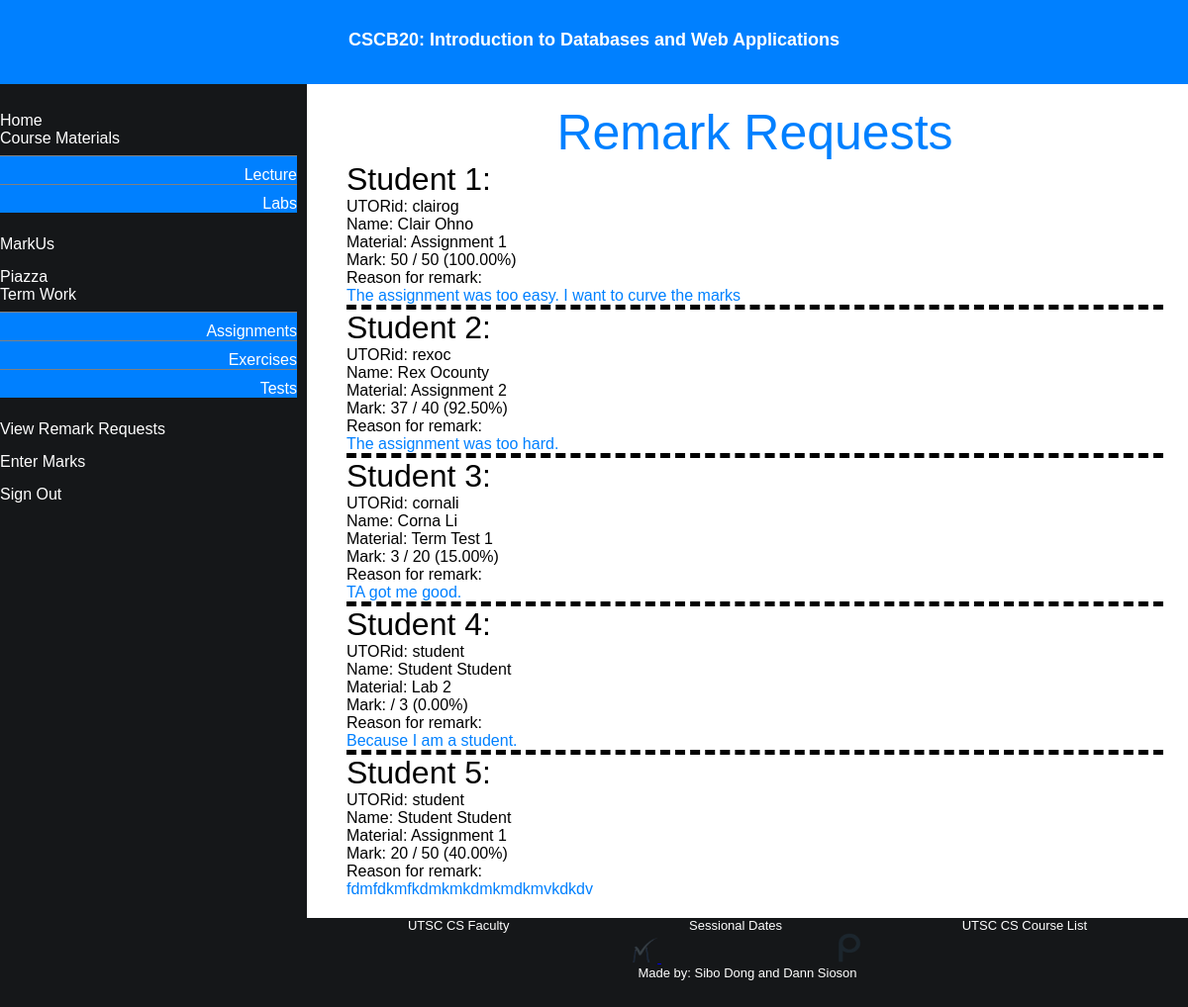
Page /remark_requests.php (signed in) on the committed database.
### tables this page shows
CREATE TABLE `remark_req` (
  `req_num_id` int(11) NOT NULL AUTO_INCREMENT,
  `utorid` varchar(255) DEFAULT NULL,
  `mat_type` varchar(255) DEFAULT NULL,
  `why` blob NOT NULL,
  PRIMARY KEY (`req_num_id`)
);

CREATE TABLE `accounts` (
  `utorid` varchar(255) NOT NULL,
  `first_name` varchar(255) NOT NULL,
  `last_name` varchar(255) NOT NULL,
  `account_type` varchar(255) NOT NULL,
  `password` varchar(255) NOT NULL,
  PRIMARY KEY (`utorid`),
  UNIQUE KEY `utorid` (`utorid`)
);

CREATE TABLE `student_marks` (
  `utorid` varchar(255) NOT NULL,
  `mat_type` varchar(255) NOT NULL,
  `mark` double DEFAULT NULL,
  PRIMARY KEY (`utorid`,`mat_type`)
);

CREATE TABLE `course_materials` (
  `mat_type` varchar(255) NOT NULL,
  `out_of` double DEFAULT NULL,
  `weight` double DEFAULT NULL,
  PRIMARY KEY (`mat_type`)
);

### htdocs/remark_requests.php (the view, shortened to what this page needs)
<!DOCTYPE html>
<html>
<head>
  <link rel="stylesheet" href="css/a2css.css">
  <link rel="stylesheet" href="css/instructor.css">
</head>
<body>
  <div class="header_block">
    <h1 class="header">
      <a href="home.php">
        CSCB20: Introduction to Databases and Web Applications
      </a>
    </h1>
  </div>
  <div class="main">
    <div class="navigation">
      <div class="p_nav_button" id="top">
        <a href="home.php">Home</a>
      </div>
      <div class="p_nav_button nav_collapse">Course Materials</div>
      <div class="s_nav_button">
        <ul>
          <li><a href="lecture.php">Lecture</a></li>
          <li><a href="lab.php">Labs</a></li>
        </ul>
      </div>
      <div class="p_nav_button nav_collapse"><a href="https://markus.utsc.utoronto.ca/cscb20w18">MarkUs</a></div>
      <div class="p_nav_button nav_collapse"><a href="https://piazza.com/">Piazza</a></div>
       <div class="p_nav_button nav collapse">Term Work</div>
      <div class="s_nav_button">
        <ul>
          <li><a href="assignments.php">Assignments</a></li>
          <li><a href="exercises.php">Exercises</a></li>
          <li><a href="tests.php">Tests</a></li>
        </ul>
      </div>
      <?php
        include 'navigation_package.php';
      ?>
    </div>
    <div class="content">
      <div id="pg_title">Remark Requests</div>
      <?php
        include 'config.php';
        $sql = "SELECT *";
        $sql = $sql . " FROM remark_req;";
        $result = $conn->query($sql);
        $index = 1;
        while ($row = $result->fetch_assoc()){
          if ($index != 1){
            echo "<div class=\"remark_sep\"></div>";
          }
          $utorid = $row['utorid'];
          $mat = $row['mat_type'];
          $why = $row['why'];
          $sql = "SELECT *";
          $sql = $sql . " FROM accounts";
          $sql = $sql . " WHERE utorid='" . $utorid . "'";
          $for_names = $conn->query($sql);
          $single = $for_names->fetch_assoc();
          $first_name = $single['first_name'];
          $last_name = $single['last_name'];
          $sql = "SELECT *";
          $sql = $sql . " FROM student_marks";
          $sql = $sql . " WHERE utorid='" . $utorid . "'";
          $sql = $sql . " AND mat_type='" . $mat . "'";
          $for_mark = $conn->query($sql);
          $single = $for_mark->fetch_assoc();
          $mark = $single['mark'];
          $sql = "SELECT *";
          $sql = $sql . " FROM course_materials";
          $sql = $sql . " WHERE mat_type='" . $mat . "'";
          $for_out_of = $conn->query($sql);
          $single = $for_out_of->fetch_assoc();
          $out_of = $single['out_of'];
          $percentage = number_format($mark / $out_of * 100, 2);
          echo "<div class=\"from_student\"> Student " . $index . ":</div>";
          echo " UTORid: " . $utorid . "</br>";
          echo " Name: " . $first_name . " " . $last_name . "</br>";
          echo " Material: " . $mat . "</br>";
          echo " Mark: " . $mark . " / " . $out_of . " (" . $percentage . "%) " . "</br>";
          echo " Reason for remark:</br>";
          echo "<p class=\"why\">" . $why . "</p>";
          $index++;
        }
      ?>
    </div>
  </div>
  <div class="footer">
    <div class="reg_hyper">
      <ul>
        <li>
          <a href="https://www.utsc.utoronto.ca/cms/faculty-of-computer-science">
            UTSC CS Faculty
          </a>
        </li>
        <li>
          <a href="http://hive.utsc.utoronto.ca/public/registrar/Calendar%20Sessional%20Dates%20for%20RO1%20website.pdf">
            Sessional Dates
          </a>
        </li>
        <li>
          <a href="https://utsc.calendar.utoronto.ca/section/computer-science">
            UTSC CS Course List
          </a>
        </li>
    </div>
    <div class="footer_pics">
      <ul>
        <li>
          <a href="https://markus.utsc.utoronto.ca/">
            <img src="images/markus_logo_2.png" width="25px" height="25px" />
          </a>
        </li>
        <li>
          <a href="https://piazza.com">
            <img src="images/piazza_logo.png" width="25px" height="30px" />
          </a>
        </li>
      </ul>
    </div>
    <div class="blurb">Made by: Sibo Dong and Dann Sioson</div>
  </div>
</body>
</html>

### htdocs/css/a2css.css (style rules this page uses)
* { margin: 0; padding: 0; font-family: "PT Sans",sans-serif; }
body { background: #fff; position: absolute; width: 100%; height: 100%; }
div.content { width: calc(100% - 375px); word-wrap: break-word; }
.main { background: white; min-height: 100%; padding: 85px 0px 90px 0px; box-sizing: border-box; }
.header_block { background: #0080ff; position: fixed; width: 100%; height: 85px; top: 0px; left: 0px; }
.header { font-size: large; text-align: center; color: white; padding-top: 30px; padding-bottom: 30px }
.header a { text-decoration: none; color: white; }
.navigation { background-color: #151719; float: left; width: 310px; height: 100%; color: white; position: fixed; }
.p_nav_button { text-align: left; color: white; width: 300px; height: 10px; padding-top: 2.5%; padding-bottom: 5%; }
.p_nav_button a { text-decoration: none; color: white; width: 300px; padding-top: 5%; float:left; }
#top.p_nav_button { border-top: 5px solid #151719; }
.s_nav_button ul { list-style-type: none; margin: 0; padding: 0; }
.s_nav_button li { box-sizing: border-box; color: white; width: 300px; text-align: right; background-color: #0080ff; }
.s_nav_button li a { text-decoration: none; color: white; display: block; width: 100%; padding-top: 3.4%; border-top: 1px solid grey; }
.content { background: white; height: 100%; padding: 20px 20px 20px 350px; }
.footer { background: #151719; position: relative; margin-top: -90px; bottom: 0px; width: calc(100% - 310px); height: 90px; clear: both; text-align: center; font-size: small; color: white; left: 310px; }
.reg_hyper ul li { display: inline; margin-right: 10%; margin-left: 10%; margin-top: 50%; }
.reg_hyper ul li a { text-decoration: none; color: white; }
.footer_pics ul li { display: inline; margin-left: 10%; margin-right: 10%; }
#pg_title { font-size: 50px; color: #0080ff; text-align: center; }

### htdocs/css/instructor.css (style rules this page uses)
.feedback_sep, .remark_sep { width: 100%; border-bottom: 5px dashed; }
.from_anon, .from_student { font-size: 32px; }
.why { color: #0080ff; }

### rows in the picture
remark_req: utorid "clairog", utorid.first_name "Clair", utorid.last_name "Ohno", mat_type "Assignment 1", student_marks.mark "50", course_materials.out_of "50", student_marks.mark "100.00", why "The assignment was too easy. I want to curve the marks"
remark_req: utorid "rexoc", utorid.first_name "Rex", utorid.last_name "Ocounty", mat_type "Assignment 2", student_marks.mark "37", course_materials.out_of "40", student_marks.mark "92.50", why "The assignment was too hard."
remark_req: utorid "cornali", utorid.first_name "Corna", utorid.last_name "Li", mat_type "Term Test 1", student_marks.mark "3", course_materials.out_of "20", student_marks.mark "15.00", why "TA got me good."
remark_req: utorid "student", utorid.first_name "Student", utorid.last_name "Student", mat_type "Lab 2", course_materials.out_of "3", course_materials.out_of "0.00", why "Because I am a student."
remark_req: utorid "student", utorid.first_name "Student", utorid.last_name "Student", mat_type "Assignment 1", student_marks.mark "20", course_materials.out_of "50", student_marks.mark "40.00", why "fdmfdkmfkdmkmkdmkmdkmvkdkdv"
